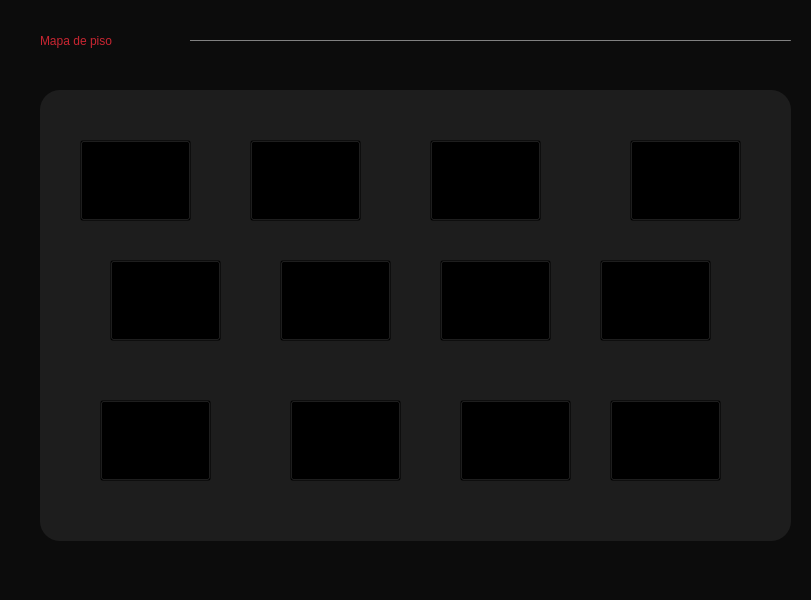
<?xml version="1.0" encoding="UTF-8"?>
<ui version="4.0">
 <class>mapa_piso_admin</class>
 <widget class="QWidget" name="mapa_piso_admin">
  <property name="geometry">
   <rect>
    <x>0</x>
    <y>0</y>
    <width>811</width>
    <height>600</height>
   </rect>
  </property>
  <property name="windowTitle">
   <string>Form</string>
  </property>
  <property name="styleSheet">
   <string notr="true">background-color: #0c0c0c;
</string>
  </property>
  <widget class="QFrame" name="frame">
   <property name="geometry">
    <rect>
     <x>40</x>
     <y>90</y>
     <width>751</width>
     <height>451</height>
    </rect>
   </property>
   <property name="styleSheet">
    <string notr="true">QFrame{
	background:#1D1D1D;
	border-radius:20px;
}

 </string>
   </property>
   <property name="frameShape">
    <enum>QFrame::StyledPanel</enum>
   </property>
   <property name="frameShadow">
    <enum>QFrame::Raised</enum>
   </property>
   <widget class="QPushButton" name="mesa_2">
    <property name="geometry">
     <rect>
      <x>210</x>
      <y>50</y>
      <width>111</width>
      <height>81</height>
     </rect>
    </property>
    <property name="cursor">
     <cursorShape>OpenHandCursor</cursorShape>
    </property>
    <property name="styleSheet">
     <string notr="true">background-color: transparent;</string>
    </property>
    <property name="text">
     <string/>
    </property>
    <property name="iconSize">
     <size>
      <width>80</width>
      <height>80</height>
     </size>
    </property>
   </widget>
   <widget class="QPushButton" name="mesa_4">
    <property name="geometry">
     <rect>
      <x>590</x>
      <y>50</y>
      <width>111</width>
      <height>81</height>
     </rect>
    </property>
    <property name="cursor">
     <cursorShape>OpenHandCursor</cursorShape>
    </property>
    <property name="styleSheet">
     <string notr="true">background-color: transparent;</string>
    </property>
    <property name="text">
     <string/>
    </property>
    <property name="iconSize">
     <size>
      <width>80</width>
      <height>80</height>
     </size>
    </property>
   </widget>
   <widget class="QPushButton" name="mesa_6">
    <property name="geometry">
     <rect>
      <x>240</x>
      <y>170</y>
      <width>111</width>
      <height>81</height>
     </rect>
    </property>
    <property name="cursor">
     <cursorShape>OpenHandCursor</cursorShape>
    </property>
    <property name="styleSheet">
     <string notr="true">background-color: transparent;</string>
    </property>
    <property name="text">
     <string/>
    </property>
    <property name="iconSize">
     <size>
      <width>80</width>
      <height>80</height>
     </size>
    </property>
   </widget>
   <widget class="QPushButton" name="mesa_3">
    <property name="geometry">
     <rect>
      <x>390</x>
      <y>50</y>
      <width>111</width>
      <height>81</height>
     </rect>
    </property>
    <property name="cursor">
     <cursorShape>OpenHandCursor</cursorShape>
    </property>
    <property name="styleSheet">
     <string notr="true">background-color: transparent;</string>
    </property>
    <property name="text">
     <string/>
    </property>
    <property name="iconSize">
     <size>
      <width>80</width>
      <height>80</height>
     </size>
    </property>
   </widget>
   <widget class="QPushButton" name="mesa_5">
    <property name="geometry">
     <rect>
      <x>70</x>
      <y>170</y>
      <width>111</width>
      <height>81</height>
     </rect>
    </property>
    <property name="cursor">
     <cursorShape>OpenHandCursor</cursorShape>
    </property>
    <property name="styleSheet">
     <string notr="true">background-color: transparent;</string>
    </property>
    <property name="text">
     <string/>
    </property>
    <property name="iconSize">
     <size>
      <width>80</width>
      <height>80</height>
     </size>
    </property>
   </widget>
   <widget class="QPushButton" name="mesa_7">
    <property name="geometry">
     <rect>
      <x>400</x>
      <y>170</y>
      <width>111</width>
      <height>81</height>
     </rect>
    </property>
    <property name="cursor">
     <cursorShape>OpenHandCursor</cursorShape>
    </property>
    <property name="styleSheet">
     <string notr="true">background-color: transparent;</string>
    </property>
    <property name="text">
     <string/>
    </property>
    <property name="iconSize">
     <size>
      <width>80</width>
      <height>80</height>
     </size>
    </property>
   </widget>
   <widget class="QPushButton" name="mesa_8">
    <property name="geometry">
     <rect>
      <x>560</x>
      <y>170</y>
      <width>111</width>
      <height>81</height>
     </rect>
    </property>
    <property name="cursor">
     <cursorShape>OpenHandCursor</cursorShape>
    </property>
    <property name="styleSheet">
     <string notr="true">background-color: transparent;</string>
    </property>
    <property name="text">
     <string/>
    </property>
    <property name="iconSize">
     <size>
      <width>80</width>
      <height>80</height>
     </size>
    </property>
   </widget>
   <widget class="QPushButton" name="mesa_9">
    <property name="geometry">
     <rect>
      <x>60</x>
      <y>310</y>
      <width>111</width>
      <height>81</height>
     </rect>
    </property>
    <property name="cursor">
     <cursorShape>OpenHandCursor</cursorShape>
    </property>
    <property name="styleSheet">
     <string notr="true">background-color: transparent;</string>
    </property>
    <property name="text">
     <string/>
    </property>
    <property name="iconSize">
     <size>
      <width>80</width>
      <height>80</height>
     </size>
    </property>
   </widget>
   <widget class="QPushButton" name="mesa_10">
    <property name="geometry">
     <rect>
      <x>250</x>
      <y>310</y>
      <width>111</width>
      <height>81</height>
     </rect>
    </property>
    <property name="cursor">
     <cursorShape>OpenHandCursor</cursorShape>
    </property>
    <property name="styleSheet">
     <string notr="true">background-color: transparent;</string>
    </property>
    <property name="text">
     <string/>
    </property>
    <property name="iconSize">
     <size>
      <width>80</width>
      <height>80</height>
     </size>
    </property>
   </widget>
   <widget class="QPushButton" name="mesa_11">
    <property name="geometry">
     <rect>
      <x>420</x>
      <y>310</y>
      <width>111</width>
      <height>81</height>
     </rect>
    </property>
    <property name="cursor">
     <cursorShape>OpenHandCursor</cursorShape>
    </property>
    <property name="styleSheet">
     <string notr="true">background-color: transparent;</string>
    </property>
    <property name="text">
     <string/>
    </property>
    <property name="iconSize">
     <size>
      <width>80</width>
      <height>80</height>
     </size>
    </property>
   </widget>
   <widget class="QPushButton" name="mesa_12">
    <property name="geometry">
     <rect>
      <x>570</x>
      <y>310</y>
      <width>111</width>
      <height>81</height>
     </rect>
    </property>
    <property name="cursor">
     <cursorShape>OpenHandCursor</cursorShape>
    </property>
    <property name="styleSheet">
     <string notr="true">background-color: transparent;</string>
    </property>
    <property name="text">
     <string/>
    </property>
    <property name="iconSize">
     <size>
      <width>80</width>
      <height>80</height>
     </size>
    </property>
   </widget>
   <widget class="QPushButton" name="mesa_1">
    <property name="geometry">
     <rect>
      <x>40</x>
      <y>50</y>
      <width>111</width>
      <height>81</height>
     </rect>
    </property>
    <property name="cursor">
     <cursorShape>OpenHandCursor</cursorShape>
    </property>
    <property name="styleSheet">
     <string notr="true">background-color: transparent;</string>
    </property>
    <property name="text">
     <string/>
    </property>
    <property name="iconSize">
     <size>
      <width>80</width>
      <height>80</height>
     </size>
    </property>
   </widget>
  </widget>
  <widget class="QLabel" name="label_3">
   <property name="geometry">
    <rect>
     <x>40</x>
     <y>20</y>
     <width>201</width>
     <height>41</height>
    </rect>
   </property>
   <property name="styleSheet">
    <string notr="true">color: rgb(201, 37, 49);font: 16pt &quot;MS Shell Dlg 2&quot;;
font: 75 16pt &quot;Noto Serif&quot;;</string>
   </property>
   <property name="text">
    <string>Mapa de piso </string>
   </property>
  </widget>
  <widget class="Line" name="line_2">
   <property name="geometry">
    <rect>
     <x>190</x>
     <y>40</y>
     <width>601</width>
     <height>1</height>
    </rect>
   </property>
   <property name="styleSheet">
    <string notr="true">background-color:#707070;</string>
   </property>
   <property name="orientation">
    <enum>Qt::Horizontal</enum>
   </property>
  </widget>
 </widget>
 <resources/>
 <connections/>
</ui>
